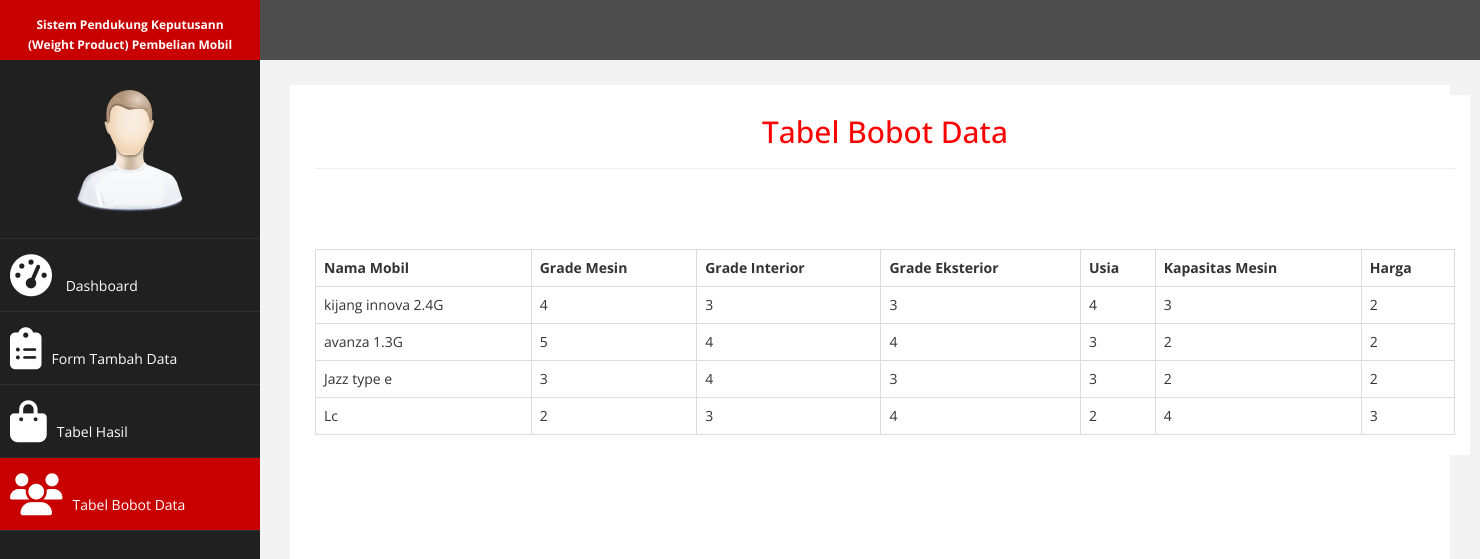
The app's page /bobotData.php, older data.
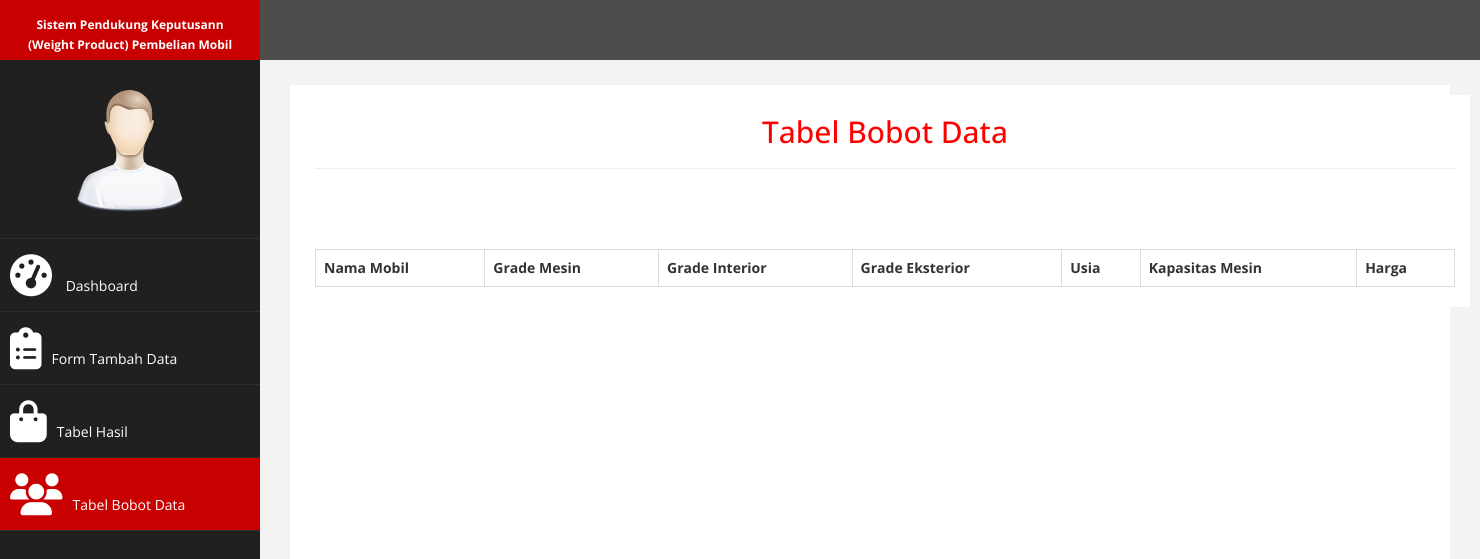
The same page, newer data.
### tables this page shows
CREATE TABLE `bobot_data` (
  `id` int(11) NOT NULL,
  `id_mobil` int(11) NOT NULL,
  `grade_mesin` int(11) NOT NULL,
  `grade_interior` int(11) NOT NULL,
  `grade_eksterior` int(11) NOT NULL,
  `usia` int(11) NOT NULL,
  `besar_cc` int(11) NOT NULL,
  `harga` int(11) NOT NULL
);

CREATE TABLE `data_mobil` (
  `id` int(11) NOT NULL,
  `nama` varchar(100) NOT NULL,
  `jenis` varchar(20) NOT NULL,
  `grade_mesin` varchar(2) NOT NULL,
  `grade_interior` varchar(2) NOT NULL,
  `grade_eksterior` varchar(2) NOT NULL,
  `usia` int(11) NOT NULL,
  `besar_cc` varchar(40) NOT NULL,
  `harga` int(11) NOT NULL,
  `vektor_s` float NOT NULL
);

### bobotData.php (the view, shortened to what this page needs)
<!DOCTYPE html>
<html xmlns="http://www.w3.org/1999/xhtml">
<head>
    <link href="assets/css/bootstrap.css" rel="stylesheet" />
     <link rel="stylesheet" type="text/css" href="../fontawesome-free-5.15.2-web/css/all.min.css">
    <link href="assets/js/morris/morris-0.4.3.min.css" rel="stylesheet" />
    <link href="assets/css/custom.css" rel="stylesheet" />
</head>
<body>
    <div id="wrapper">
        <nav class="navbar navbar-default navbar-cls-top " role="navigation" style="margin-bottom: 0">
            <div class="navbar-header">
                <a class="navbar-brand" style="font-size: 12px;" href="index.php">Sistem Pendukung Keputusann (Weight Product) Pembelian Mobil</a>
            </div>
        </nav>
                <nav class="navbar-default navbar-side" role="navigation">
            <div class="sidebar-collapse">
                <ul class="nav" id="main-menu">
				    <li class="text-center">
                        <img src="assets/img/find_user.png" class="user-image img-responsive"/>
					</li>
                    <li>
                        <a  href="index.php"><i class="fas fa-tachometer-alt fa-3x"></i> Dashboard</a>
                    </li>
                     <li>
                        <a  href="tambahData.php"><i class="fas fa-clipboard-list fa-3x"></i>Form Tambah Data </a>
                    </li>
                    <li>
                        <a  href="hasil.php?sort=semua"><i class="fa fa-shopping-bag fa-3x"></i>Tabel Hasil</a>
                    </li>
					<li>
                        <a  class="active-menu" href="bobotData.php"><i class="fas fa-users fa-3x"></i>Tabel Bobot Data</a>
                    </li>
                </ul>
            </div>
        </nav>
        <div id="page-wrapper" >
            <div id="page-inner">
                <div class="container pt-5 pb-5" style="background-color: white;">
                    <h2 style="text-align: center;">Tabel Bobot Data</h2>
                    <hr>
                    <br>
                        <br><br>
                        <div class="table-responsive">
                            <table class="table table-bordered table-sm">
                                <tr class="table-warning" >
                                    <th>Nama Mobil</th>
                                    <th>Grade Mesin</th>
                                    <th>Grade Interior</th>
                                    <th>Grade Eksterior</th>
                                    <th>Usia</th>
                                    <th>Kapasitas Mesin</th>
                                    <th>Harga</th>
                                </tr>
                                    <?php
                                    include("basisdata.php");
                                    $query = "SELECT * FROM bobot_data INNER JOIN data_mobil ON bobot_data.id_mobil = data_mobil.id";
                                    $hasil_mysql = mysqli_query($sambungan, $query) or die (mysqli_error($sambungan));
                                    while($baris = mysqli_fetch_row($hasil_mysql))
                                    {
                                        $bobot_mesin = $baris[2];
                                        $bobot_interior = $baris[3];
                                        $bobot_eksterior = $baris[4];
                                        $usia_bobot = $baris[5];
                                        $cc_bobot = $baris[6];
                                        $harga_bobot = $baris[7];
                                        $nama_mobil =$baris[9];
                                        ?>
                                        <tr>
                                            <td><?php echo ("$nama_mobil"); ?></td>
                                            <td><?php echo ("$bobot_mesin"); ?></td>
                                            <td><?php echo ("$bobot_interior"); ?></td>
                                            <td><?php echo ("$bobot_eksterior"); ?></td>
                                            <td><?php echo ("$usia_bobot"); ?></td>
                                            <td><?php echo ("$cc_bobot"); ?></td>
                                            <td><?php echo ("$harga_bobot"); ?></td>
                                        </tr>
                                        <?php
                                    }
                                    ?>
                           </table>
                        </div>
                </div>
            </div>
        </div>
</body>
</html>

### assets/css/custom.css (style rules this page uses)
body { font-family: 'Open Sans', sans-serif; }
#wrapper { width: 100%; background:#202020; }
#page-wrapper { padding: 15px 15px; min-height: 600px; background:#F3F3F3; }
#page-inner { width:100%; margin:10px 20px 10px 0px; background-color:#fff!important; padding:10px; min-height:1200px; }
.text-center { text-align:center; }
h2 { color: #f00; }
.user-image { margin: 25px auto; -webkit-border-radius: 10px; -moz-border-radius: 10px; border-radius: 10px; max-height:170px; max-width:170px; }
.navbar-cls-top .navbar-brand { color: #fff; background: #C90000; width: 260px; text-align: center; height: 60px; font-size: 30px; font-weight: 700; }
.active-menu { background-color:#C90000!important; }
.sidebar-collapse , .sidebar-collapse .nav { background:none; }
.sidebar-collapse .nav { padding:0; }
.sidebar-collapse .nav > li > a { color:#fff; background:#202020; text-shadow:none; }
.sidebar-collapse > .nav > li > a { padding:15px 10px; }
.sidebar-collapse > .nav > li { border-bottom: 1px solid rgba(107, 108, 109, 0.19); }
.navbar-side { border:none; background-color: #202020; }
.navbar-cls-top { background:#4D4D4D; border-bottom:none; }
.navbar-default { border:0px solid black; }
.navbar-header { background: #A70303; }
.nav > li > a > i { margin-right:10px; }
@media (min-width:768px) { #page-wrapper { margin: 0 0 0 260px; padding: 15px 30px; min-height: 1200px; } }
@media (min-width:768px) { .navbar-side { z-index: 1; position: absolute; width: 260px; } }
@media (min-width:768px) { .navbar { border-radius: 0px; } }

Row changes from the older to the newer data that the page shows:
removed bobot_data: id_mobil.nama "kijang innova 2.4G", grade_mesin "4", grade_interior "3", grade_eksterior "3", usia "4", besar_cc "3", harga "2"
removed bobot_data: id_mobil.nama "avanza 1.3G", grade_mesin "5", grade_interior "4", grade_eksterior "4", usia "3", besar_cc "2", harga "2"
removed bobot_data: id_mobil.nama "Jazz type e", grade_mesin "3", grade_interior "4", grade_eksterior "3", usia "3", besar_cc "2", harga "2"
removed bobot_data: id_mobil.nama "Lc", grade_mesin "2", grade_interior "3", grade_eksterior "4", usia "2", besar_cc "4", harga "3"
